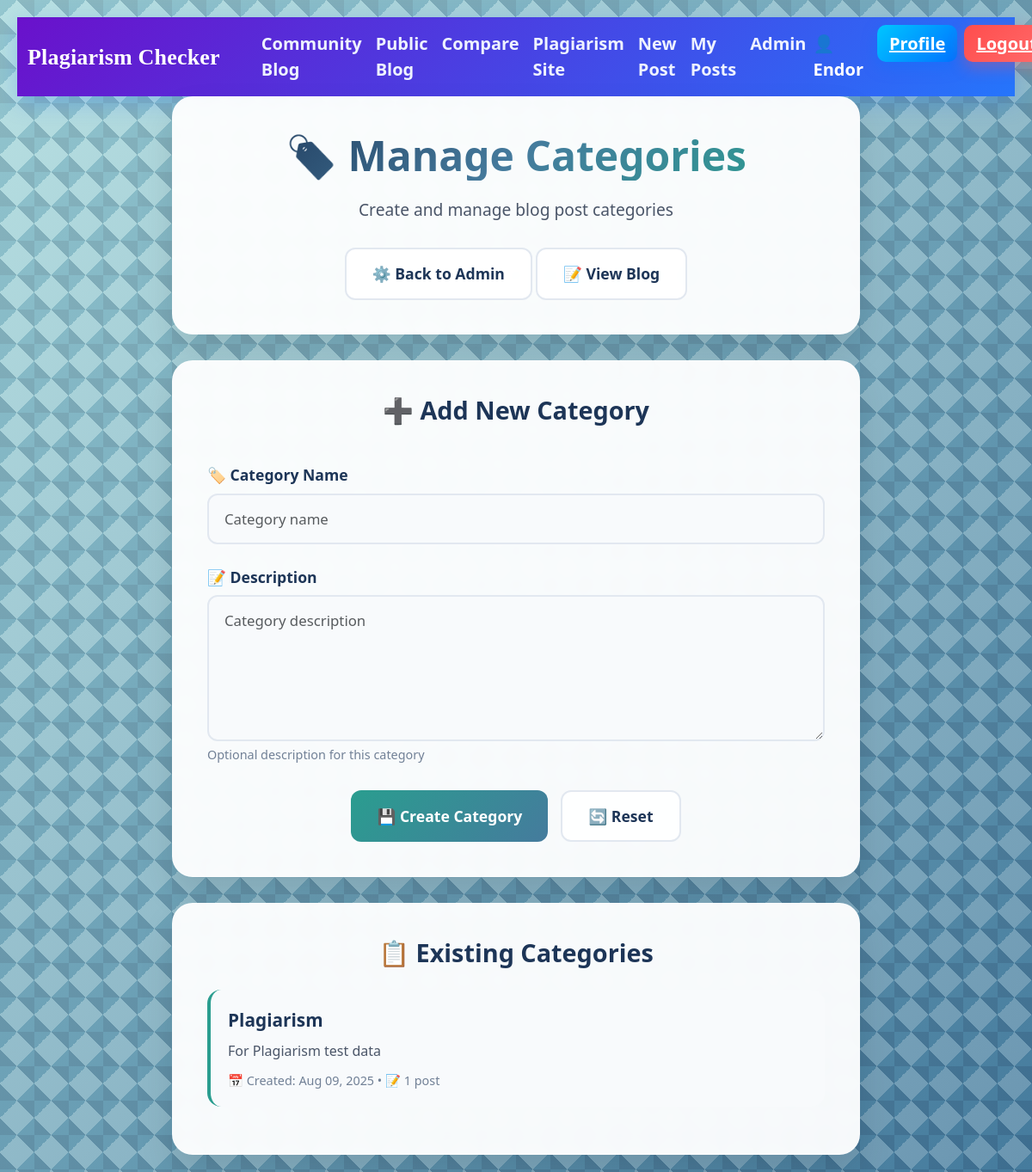
The page /blog/admin/categories/ (signed in) on the database its author committed.
### plagiarismchecker/models.py (models this page shows, shortened)
class CustomUser(AbstractUser):
    email = models.EmailField(unique=True, blank=False, null=False)
    first_name = models.CharField(max_length=30, blank=False, null=False)
    last_name = models.CharField(max_length=30, blank=False, null=False)
    profile_picture = models.ImageField(upload_to='profile_pics/', blank=True, null=True)
    groups = models.ManyToManyField(
        Group,
        verbose_name=('groups'),
        blank=True,
        help_text=(
            'The groups this user belongs to. A user will get all permissions '
            'granted to each of their groups.'
        ),
        related_name="plagiarismchecker_customuser_groups", # Unique related_name for groups
        related_query_name="plagiarismchecker_customuser",
    )
    user_permissions = models.ManyToManyField(
        Permission,
        verbose_name=('user permissions'),
        blank=True,
        help_text=('Specific permissions for this user.'),
        related_name="plagiarismchecker_customuser_user_permissions", # Unique related_name for user_permissions
        related_query_name="plagiarismchecker_customuser_permission",
    )

class BlogCategory(models.Model):
    name = models.CharField(max_length=100)
    slug = models.SlugField(max_length=100, unique=True)
    description = models.TextField(blank=True)
    created_at = models.DateTimeField(auto_now_add=True)
    class Meta:
        verbose_name_plural = "Blog Categories"
        ordering = ['name']

### plagiarismchecker/views.py (the view)
# urls.py: path('blog/admin/categories/', views.blog_category_manage, name='blog_category_manage'),
@user_passes_test(is_admin)
def blog_category_manage(request):
    if request.method == 'POST':
        form = BlogCategoryForm(request.POST)
        if form.is_valid():
            form.save()
            messages.success(request, 'Category created successfully!')
            return redirect('blog_category_manage')
    else:
        form = BlogCategoryForm()
    categories = BlogCategory.objects.all()
    context = {
        'form': form,
        'categories': categories,
    }
    return render(request, 'pc/blog_category_manage.html', context)

### plagiarismchecker/forms.py
class BlogCategoryForm(forms.ModelForm):
    class Meta:
        model = BlogCategory
        fields = ['name', 'description']
        widgets = {
            'name': forms.TextInput(attrs={'class': 'form-control', 'placeholder': 'Category name'}),
            'description': forms.Textarea(attrs={'class': 'form-control', 'rows': 3, 'placeholder': 'Category description'}),
        }

### plagiarismchecker/views.py (called while the page is built)
def is_admin(user):
    return user.is_staff

### plagiarismchecker/templates/pc/blog_category_manage.html (shortened to what this page needs)
{% extends 'pc/base.html' %}
{% block content %}
<div class="category-container">
  <div class="category-header">
    <h1 class="category-title">🏷️ Manage Categories</h1>
    <p class="category-subtitle">Create and manage blog post categories</p>
    <div style="margin-top: 20px;">
      <a href="{% url 'blog_admin' %}" class="btn btn-secondary">⚙️ Back to Admin</a>
      <a href="{% url 'blog_list' %}" class="btn btn-secondary">📝 View Blog</a>
    </div>
  </div>
  <div class="form-card">
    <h2 class="form-title">➕ Add New Category</h2>
    <form method="POST">
      <div class="form-group">
        <label class="form-label">🏷️ Category Name</label>
        {{ form.name }}
      </div>
      <div class="form-group">
        <label class="form-label">📝 Description</label>
        {{ form.description }}
        <div style="color: #718096; font-size: 0.9em; margin-top: 5px;">Optional description for this category</div>
      </div>
      <div class="form-actions">
        <button type="submit" class="btn btn-primary">💾 Create Category</button>
        <button type="reset" class="btn btn-secondary">🔄 Reset</button>
      </div>
    </form>
  </div>
  <div class="categories-list">
    <h2 class="list-title">📋 Existing Categories</h2>
    {% if categories %}
      {% for category in categories %}
        <div class="category-item">
          <div class="category-name">{{ category.name }}</div>
          {% if category.description %}
            <div class="category-description">{{ category.description }}</div>
          {% endif %}
          <div class="category-meta">
            📅 Created: {{ category.created_at|date:"M d, Y" }}
            {% if category.blogpost_set.count > 0 %}
              • 📝 {{ category.blogpost_set.count }} post{{ category.blogpost_set.count|pluralize }}
            {% endif %}
          </div>
        </div>
      {% endfor %}
    {% else %}
      <div class="empty-state">
        <h3>No categories yet</h3>
        <p>Create your first category to organize blog posts!</p>
      </div>
    {% endif %}
  </div>
</div>
{% endblock %}

### plagiarismchecker/templates/pc/base.html (shortened to what this page needs)
{% load static %}
<!DOCTYPE html>
<html lang="en">
<head>
    <link href="https://cdn.jsdelivr.net/npm/bootstrap@5.3.0/dist/css/bootstrap.min.css" rel="stylesheet" />
    <link rel="stylesheet" href="https://cdnjs.cloudflare.com/ajax/libs/font-awesome/6.0.0-beta3/css/all.min.css" />
    <link href="{% static 'pc/styles.css' %}" rel="stylesheet" />
</head>
<body>
    <nav class="navbar navbar-expand-lg navbar-dark app-navbar">
      <div class="container-fluid">
        <a class="navbar-brand fw-bold" href="{% url 'blog_list' %}">Plagiarism Checker</a>
        <div class="collapse navbar-collapse" id="mainNavbar">
          <ul class="navbar-nav me-auto mb-2 mb-lg-0">
            <li class="nav-item"><a class="nav-link" href="{% url 'blog_list' %}">Community Blog</a></li>
            <li class="nav-item"><a class="nav-link" href="{% url 'public_blog_list' %}">Public Blog</a></li>
            <li class="nav-item"><a class="nav-link" href="{% url 'blog_compare' %}">Compare</a></li>
            <li class="nav-item"><a class="nav-link" href="{% url 'webpage' %}">Plagiarism Site</a></li>
            {% if user.is_authenticated %}
              <li class="nav-item"><a class="nav-link" href="{% url 'blog_create' %}">New Post</a></li>
              <li class="nav-item"><a class="nav-link" href="{% url 'blog_my_posts' %}">My Posts</a></li>
              {% if user.is_staff %}
                <li class="nav-item"><a class="nav-link" href="{% url 'blog_admin' %}">Admin</a></li>
              {% endif %}
            {% endif %}
          </ul>
          <ul class="navbar-nav ms-auto mb-2 mb-lg-0">
            {% if user.is_authenticated %}
              <li class="nav-item d-flex align-items-center me-3" style="color:#ffffff; font-weight:700;">👤 {{ user.username }}</li>
              <li class="nav-item"><a class="nav-btn nav-btn-secondary me-2" href="{% url 'profile' %}">Profile</a></li>
              <li class="nav-item"><a class="nav-btn nav-btn-danger" href="{% url 'logout' %}">Logout</a></li>
            {% else %}
              <li class="nav-item"><a class="nav-btn me-2" href="{% url 'login' %}">Login</a></li>
              <li class="nav-item"><a class="nav-btn nav-btn-secondary" href="{% url 'signup' %}">Sign up</a></li>
            {% endif %}
          </ul>
        </div>
      </div>
    </nav>
    {% block content %}
    {% endblock %}
</body>
</html>

### plagiarismchecker/static/pc/styles.css (style rules this page uses)
body { overflow: hidden; overflow-x: hidden; overflow-y: scroll; font-family: 'Roboto Mono', monospace; height: 100%; background-color: rgb(227, 242, 255); }
.navbar-brand { font-family: 'Sansita Swashed', cursive; font-size: 26px; margin-right: 40px; }
.navbar-nav { font-size: 20px; }
h1 { text-align: center; }
form { padding-top: 20px; }
textarea { width: 90%; height: 170px; }
input { border-radius: 2px solid rgb(172, 169, 169); }
button { background-color: #2a9d8f; }

### plagiarismchecker/templates/pc/base.html (style rules this page uses)
.app-navbar { background: linear-gradient(135deg, #6a11cb, #2575fc); box-shadow: 0 8px 24px rgba(37, 117, 252, 0.25); }
.app-navbar .navbar-brand { color: #ffffff !important; font-weight: 800; letter-spacing: 0.2px; }
.app-navbar .nav-link { color: #eef2ff !important; font-weight: 600; position: relative; transition: color 0.2s ease; }
.app-navbar .nav-link::after { content: ''; position: absolute; left: 0; bottom: -6px; width: 0; height: 2px; background: #ffffff; transition: width 0.25s ease; }
.nav-btn { background: linear-gradient(135deg, #ff7eb3, #ff758c); color: #ffffff !important; border: none; font-weight: 700; border-radius: 10px; padding: 8px 14px; box-shadow: 0 6px 18px rgba(255, 117, 140, 0.35); }
.nav-btn-danger { background: linear-gradient(135deg, #ff4d4d, #ff6b6b); color: #ffffff !important; box-shadow: 0 6px 18px rgba(255, 77, 77, 0.35); }
.nav-btn-secondary { background: linear-gradient(135deg, #00c6ff, #0072ff); color: #ffffff !important; box-shadow: 0 6px 18px rgba(0, 114, 255, 0.35); }

### rows shown on the page
CustomUser: username "Endor"
BlogCategory: name "Plagiarism", description "For Plagiarism test data", created_at "Aug 09, 2025", blogpost_set.count "1"
